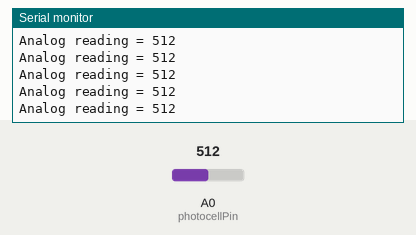
The sketch below on a simulated Arduino Uno, built with avr-gcc and run on an emulated ATmega328P. Shown: the last lines printed to the serial monitor. The test bench sets the inputs (shaded band); at power-on: A0 (photocellPin) = 512.

Above: at 1.4 s.
1.5 s: A0 (photocellPin) set to 716
At 1.6 s:
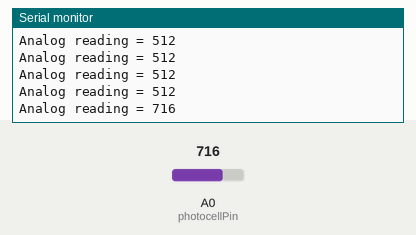
3.0 s: A0 (photocellPin) set to 900
At 3.01 s:
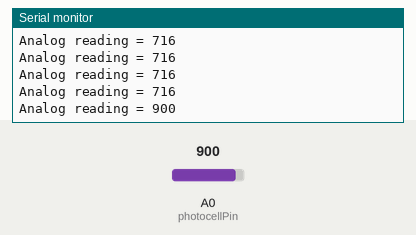
Timing chart, 0 to 6.0 s (numbered marks = the images above; inputs shaded):
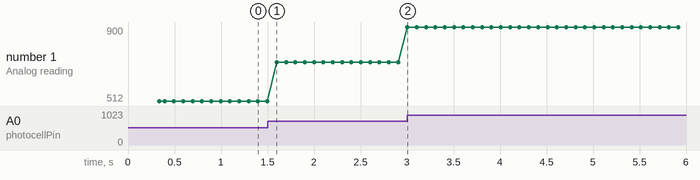

Measured:
- after the input at 1.5 s, the serial monitor: prints a new line after 0.10 s (image 1)
- after the input at 3.0 s, the serial monitor: prints a new line at once (image 2)
- plotted number 1: 512 → 716 after the input at 1.5 s, 716 → 900 after the input at 3.0 s

The sketch:

single_light_sensor_sampling.ino
```cpp
/* Photocell simple testing sketch.

Connect one end of the photocell to 5V, the other end to Analog 0.
Then connect one end of a 10K resistor from Analog 0 to ground
Connect LED from pin 11 through a resistor to ground
For more information see http://learn.adafruit.com/photocells */

int photocellPin = 0;     // the cell and 10K pulldown are connected to a0
int photocellReading;     // the analog reading from the sensor divider
int delaytime = 100;


void setup(void) {
  // We'll send debugging information via the Serial monitor
  Serial.begin(9600);
  Serial.println("============= Tiny WPA - Photo Resistor Test ===============");
  Serial.println("Script for testing a single photorestor setup.");
  Serial.println("\tWriten: Gabe Ladd");
  Serial.println("\tDate: 5/21/17");
  Serial.println("------------------------------------------------------------");
  Serial.println("Settings:");
  Serial.print("\tSensor AD Pin: ");
  Serial.println(photocellPin);
  Serial.print("\tSampling Rate: ");
  Serial.print(1/(delaytime*0.001));
  Serial.println("Hz");
  Serial.println("============================================================");

}


void loop(void) {
  //Do an analog read on the sensor pin
  photocellReading = analogRead(photocellPin);

  //print out the analgo reading from the sensor
  Serial.print("Analog reading = ");
  Serial.println(photocellReading);     // the raw analog reading

  delay(delaytime);
}
```
